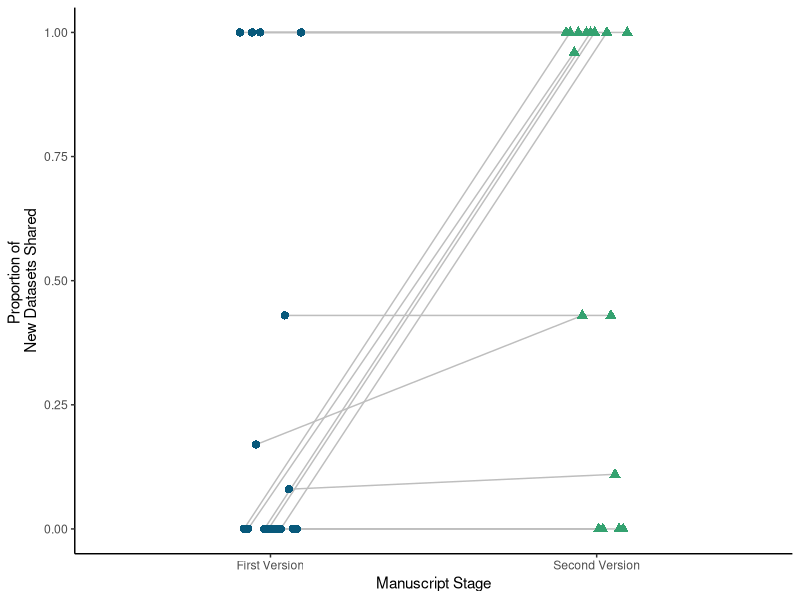
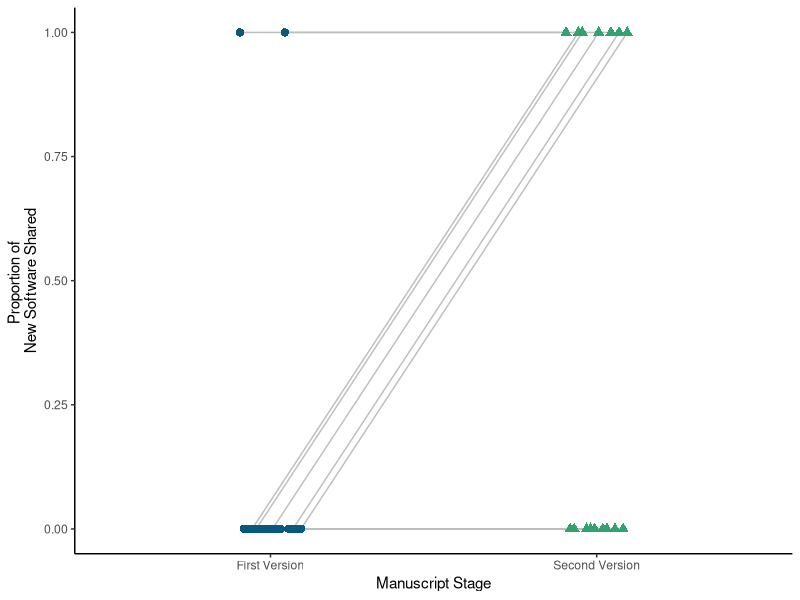
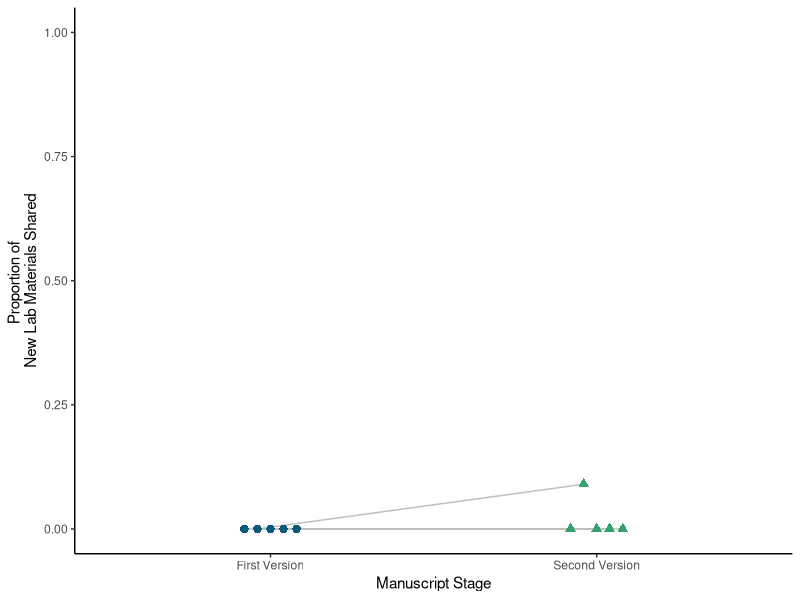
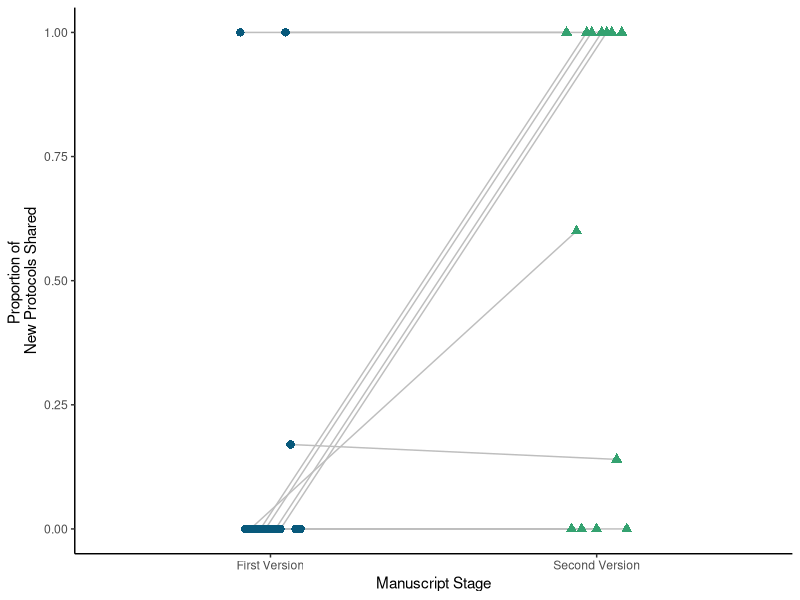
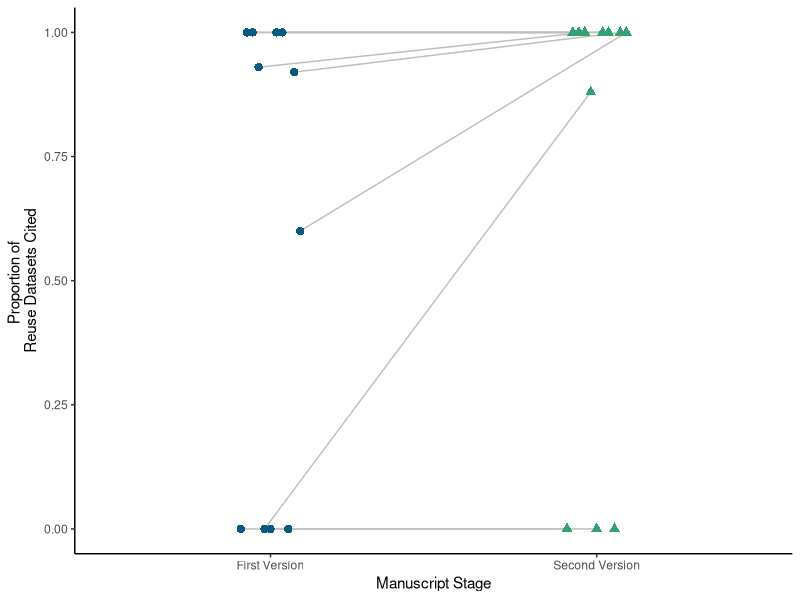
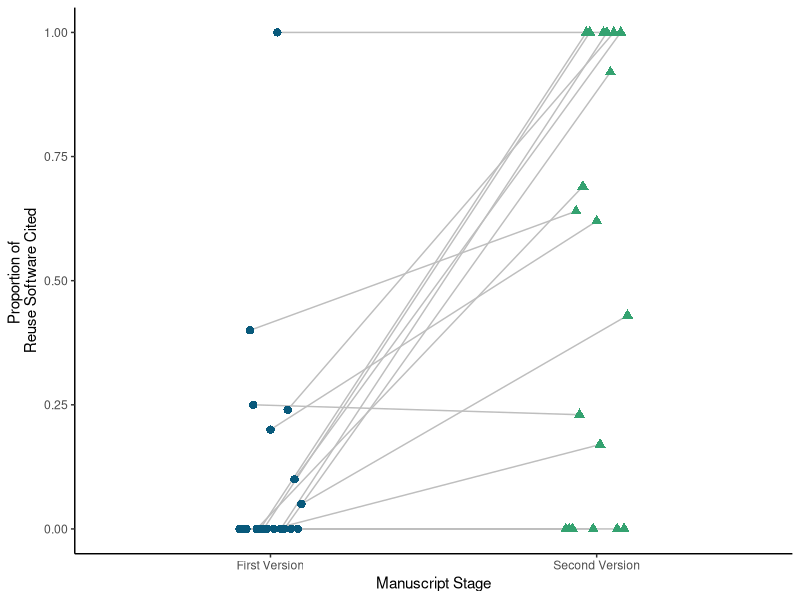
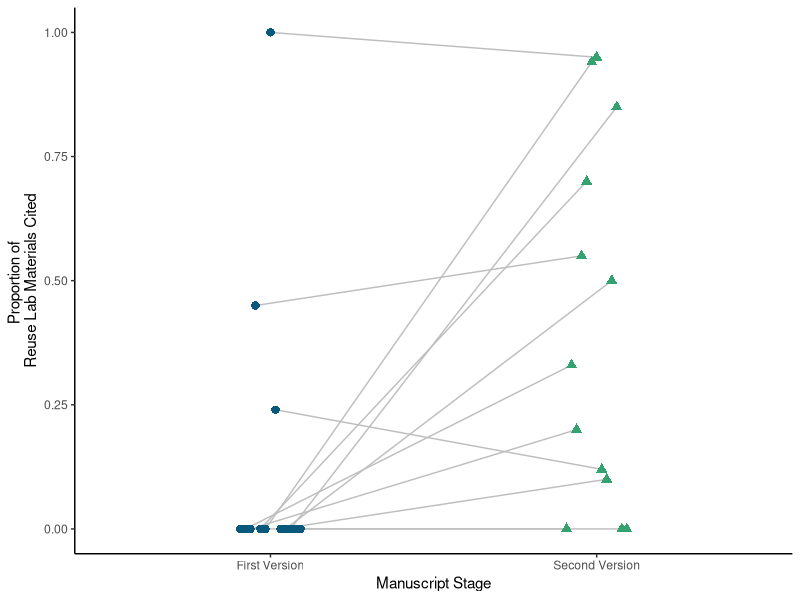
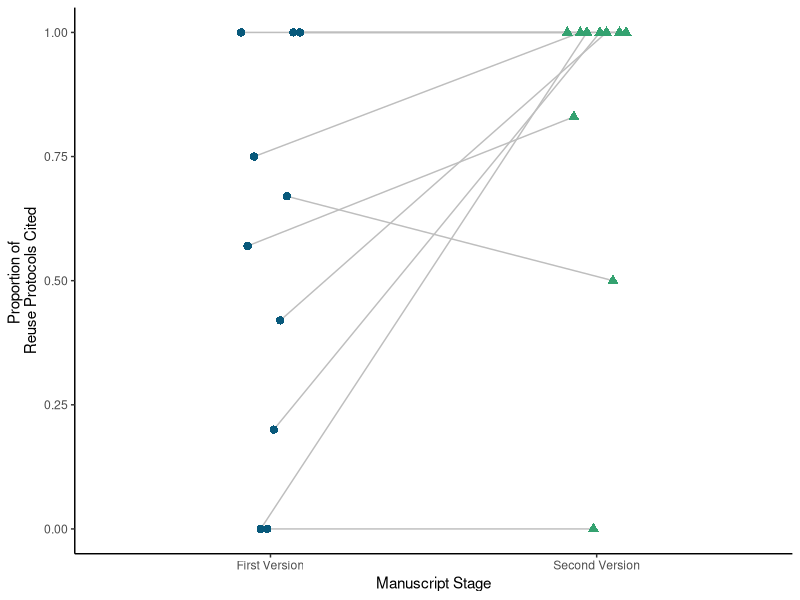

Write R code to recreate these figures, in order.
# Load requried packages
library(ggplot2)
library(dplyr)

# Set your working directory, insert file path for the directory where you saved the data accompanying the manuscript between the quotation marks below
setwd("") # i.e., setwd("C:/Users/User1/Documents)#####################################################################################################

#######################################################################################################################################################
# Load the .csv file associated with each data set as a data frame ####################################################################################
#######################################################################################################################################################

# 1) New Data Shared
newSharedData_df<- read.csv(file = "NewSharedData.csv", header = TRUE)
  
# 2) New Code Shared
newSharedCode_df<- read.csv(file = "NewSharedCode.csv", header = TRUE)

# 3) New Lab Materials Shared
newSharedLabMat_df<- read.csv(file = "NewSharedLabMat.csv", header = TRUE)

# 4) New Protocols Shared
newSharedProtocol_df<- read.csv(file = "NewSharedProtocol.csv", header = TRUE)

# 5) Reuse Data Cited
reuseCitedData_df<- read.csv(file = "ReuseCitedData.csv", header = TRUE)

# 6) Reuse Software Cited
reuseCitedSoftware_df<- read.csv(file = "ReuseCitedSoftware.csv", header = TRUE)

# 7) Reuse Lab Materials Cited
reuseCitedLabMat_df<- read.csv(file = "ReuseCitedLabMat.csv", header = TRUE)

# 8) Reuse Protocols Cited
reuseCitedProtocol_df<- read.csv(file = "ReuseCitedProtocol.csv", header = TRUE)


#######################################################################################################################################################
######################## MAKING PLOTS #################################################################################################################
#######################################################################################################################################################

#######################################################################################################################################################
###################### Graphs for New Research Outputs ################################################################################################
#######################################################################################################################################################

## Produces a figure for % new shared data and saves it within the working directory
pdf(file = "updatedNewDataShared_plot.pdf", height = 2, width = 4.5)
newSharedData_df %>%
  ggplot(aes(Stage,PercentShared, fill = Stage)) +
  #geom_violin(aes(fill = Stage), color = "white", alpha = 0.2) +
  geom_line(aes(group = FirstAuthor), color = "gray", size = 0.5, position = position_dodge(0.20)) +
  geom_point(aes(color = Stage, shape = Stage, group = FirstAuthor), size = 2.5, position = position_dodge(0.20)) +
  scale_color_manual(values = c("#08597b", "#34a270")) +
  theme_classic() + 
  theme(legend.position = "none") +
  ylab("Proportion of \nNew Datasets Shared") +
  xlab("Manuscript Stage") +
  scale_x_discrete(labels = c("FS" = "First Version", "NS" = "Second Version"))
dev.off()

## Produces a figure for % new shared code and saves it within the working directory
pdf(file = "updatedNewCodeShared_plot.pdf", height = 2, width = 4.5)
newSharedCode_df %>%
  ggplot(aes(Stage,PercentShared, fill = Stage)) +
  #geom_violin(aes(fill = Stage), color = "white", alpha = 0.2) +
  geom_line(aes(group = FirstAuthor), color = "gray", size = 0.5, position = position_dodge(0.20)) +
  geom_point(aes(color = Stage, shape = Stage, group = FirstAuthor), size = 2.5, position = position_dodge(0.20)) +
  scale_color_manual(values = c("#08597b", "#34a270")) +
  theme_classic() + 
  theme(legend.position = "none") +
  ylab("Proportion of \nNew Software Shared") +
  xlab("Manuscript Stage") + 
  scale_x_discrete(labels = c("FS" = "First Version", "NS" = "Second Version"))
dev.off()

## Produces a figure for % new shared lab materials and saves it within the working directory
pdf(file = "updatedNewLabMatShared_plot.pdf", height = 2, width = 4.5)
newSharedLabMat_df %>%
  ggplot(aes(Stage,PercentShared, fill = Stage)) +
  #geom_violin(aes(fill = Stage), color = "white", alpha = 0.2) +
  geom_line(aes(group = FirstAuthor), color = "gray", size = 0.5, position = position_dodge(0.20)) +
  geom_point(aes(color = Stage, shape = Stage, group = FirstAuthor), size = 2.5, position = position_dodge(0.20)) +
  scale_color_manual(values = c("#08597b", "#34a270")) +
  theme_classic() + 
  theme(legend.position = "none") +
  ylab("Proportion of \nNew Lab Materials Shared") +
  xlab("Manuscript Stage") +
  ylim(0,1) +
  scale_x_discrete(labels = c("FS" = "First Version", "NS" = "Second Version"))
dev.off()

## Produces a figure for % new shared protocols and saves it within the working directory
pdf(file = "updatedNewProtocolsShared_plot.pdf", height = 2, width = 4.5) 
newSharedProtocol_df %>%
  ggplot(aes(Stage,PercentShared, fill = Stage)) +
  geom_line(aes(group = FirstAuthor), color = "gray", size = 0.5, position = position_dodge(0.20)) +
  geom_point(aes(color = Stage, shape = Stage, group = FirstAuthor), size = 2.5, position = position_dodge(0.20)) +
  scale_color_manual(values = c("#08597b", "#34a270")) +
  theme_classic() + 
  theme(legend.position = "none") +
  ylab("Proportion of \nNew Protocols Shared") +
  xlab("Manuscript Stage") +
  scale_x_discrete(labels = c("FS" = "First Version", "NS" = "Second Version"))
dev.off()

#######################################################################################################################################################
###################### Graphs for Re-use Reserach Outputs #############################################################################################
#######################################################################################################################################################

## Produces a figure for % reuse data cited and saves it within the working directory
pdf(file = "updatedReuseDataCited_plot.pdf", height = 2, width = 4.5)
reuseCitedData_df %>%
  ggplot(aes(Stage,PercentCited, fill = Stage)) +
  #geom_violin(aes(fill = Stage), color = "white", alpha = 0.2) +
  geom_line(aes(group = FirstAuthor), color = "gray", size = 0.5, position = position_dodge(0.2)) +
  geom_point(aes(color = Stage, shape = Stage, group = FirstAuthor), size = 2.5, position = position_dodge(0.20)) +
  scale_color_manual(values = c("#08597b", "#34a270")) +
  theme_classic() + 
  theme(legend.position = "none") +
  ylab("Proportion of \nReuse Datasets Cited") +
  xlab("Manuscript Stage") +
  scale_x_discrete(labels = c("FS" = "First Version", "NS" = "Second Version"))
dev.off()

## Produces a figure for % reuse software/code cited and saves it within the working directory
pdf(file = "updatedReuseSoftwareCited_plot.pdf", height = 2, width = 4.5)
reuseCitedSoftware_df %>%
  ggplot(aes(Stage,PercentCited, fill = Stage)) +
  #geom_violin(aes(fill = Stage), color = "white", alpha = 0.2) +
  geom_line(aes(group = FirstAuthor), color = "gray", size = 0.5, position = position_dodge(0.2)) +
  geom_point(aes(color = Stage, shape = Stage, group = FirstAuthor), size = 2.5, position = position_dodge(0.20)) +
  scale_color_manual(values = c("#08597b", "#34a270")) +
  theme_classic() +
  theme(legend.position = "none") +
  ylab("Proportion of \nReuse Software Cited") +
  xlab("Manuscript Stage") +
  scale_x_discrete(labels = c("FS" = "First Version", "NS" = "Second Version"))
dev.off()

## Produces a figure for % reuse lab materials cited and saves it within the working directory
pdf(file = "updatedReuseLabMatCited_plot.pdf", height = 2, width = 4.5)
reuseCitedLabMat_df %>%
  ggplot(aes(Stage,PercentCited, fill = Stage)) +
  #geom_violin(aes(fill = Stage), color = "white", alpha = 0.2) +
  geom_line(aes(group = FirstAuthor), color = "gray", size = 0.5, position = position_dodge(0.2)) +
  geom_point(aes(color = Stage, shape = Stage, group = FirstAuthor), size = 2.5, position = position_dodge(0.20)) +
  scale_color_manual(values = c("#08597b", "#34a270")) +  
  theme_classic() +
  theme(legend.position = "none") +
  ylab("Proportion of \nReuse Lab Materials Cited") +
  xlab("Manuscript Stage") +
  scale_x_discrete(labels = c("FS" = "First Version", "NS" = "Second Version"))
dev.off()

## Produces a figure for % reuse protocols cited and saves it within the working directory
pdf(file = "updatedReuseProtocolsCited_plot.pdf", height = 2, width = 4.5)
reuseCitedProtocol_df %>%
  ggplot(aes(Stage,PercentCited, fill = Stage)) +
  #geom_violin(aes(fill = Stage), color = "white", alpha = 0.2) +
  geom_line(aes(group = FirstAuthor), color = "gray", size = 0.5, position = position_dodge(0.2)) +
  geom_point(aes(color = Stage, shape = Stage, group = FirstAuthor), size = 2.5, position = position_dodge(0.20)) +
  scale_color_manual(values = c("#08597b", "#34a270")) +
  theme_classic() +
  theme(legend.position = "none") + 
  ylab("Proportion of \nReuse Protocols Cited") +
  xlab("Manuscript Stage") +
  scale_x_discrete(labels = c("FS" = "First Version", "NS" = "Second Version"))
dev.off()